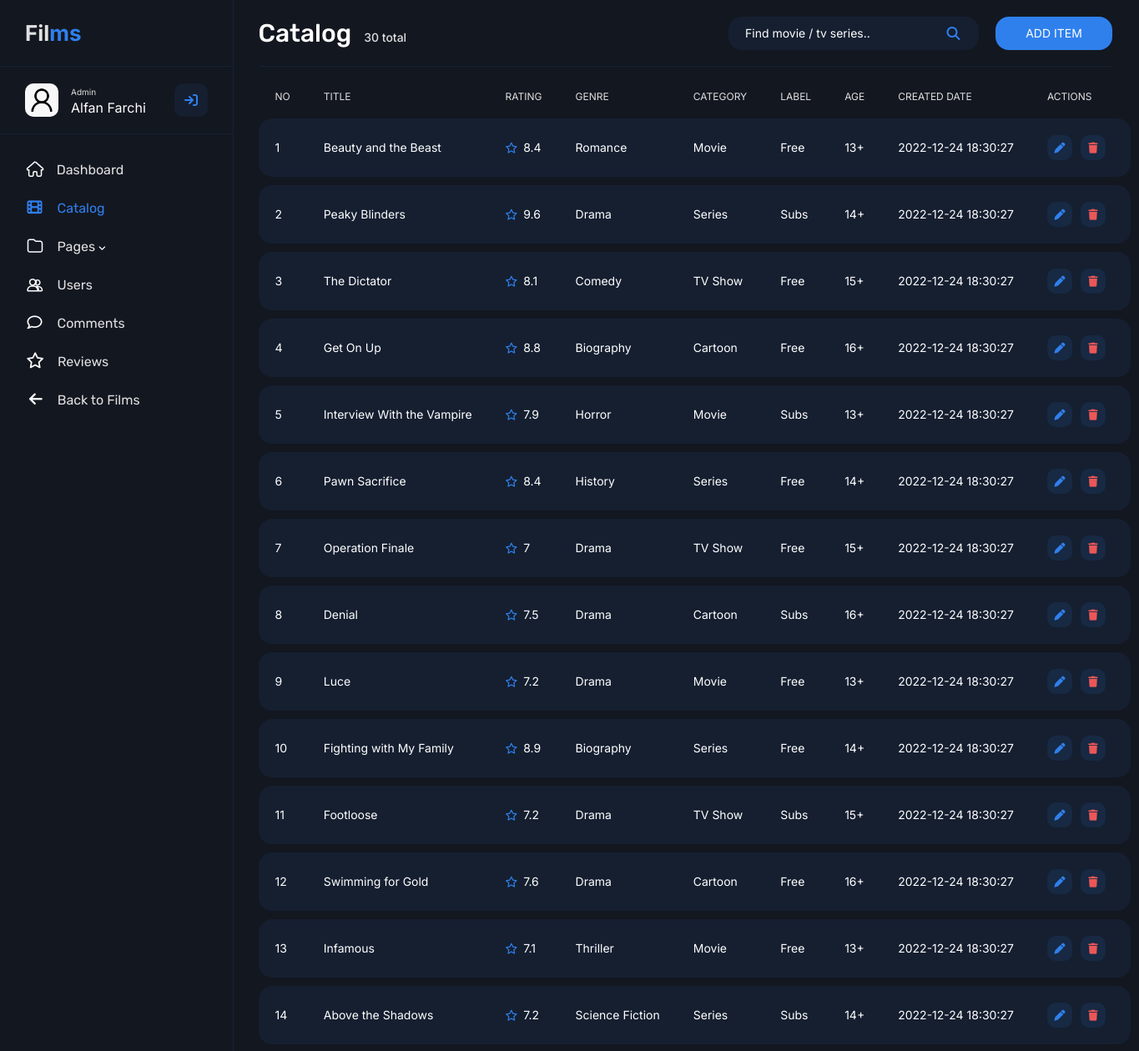
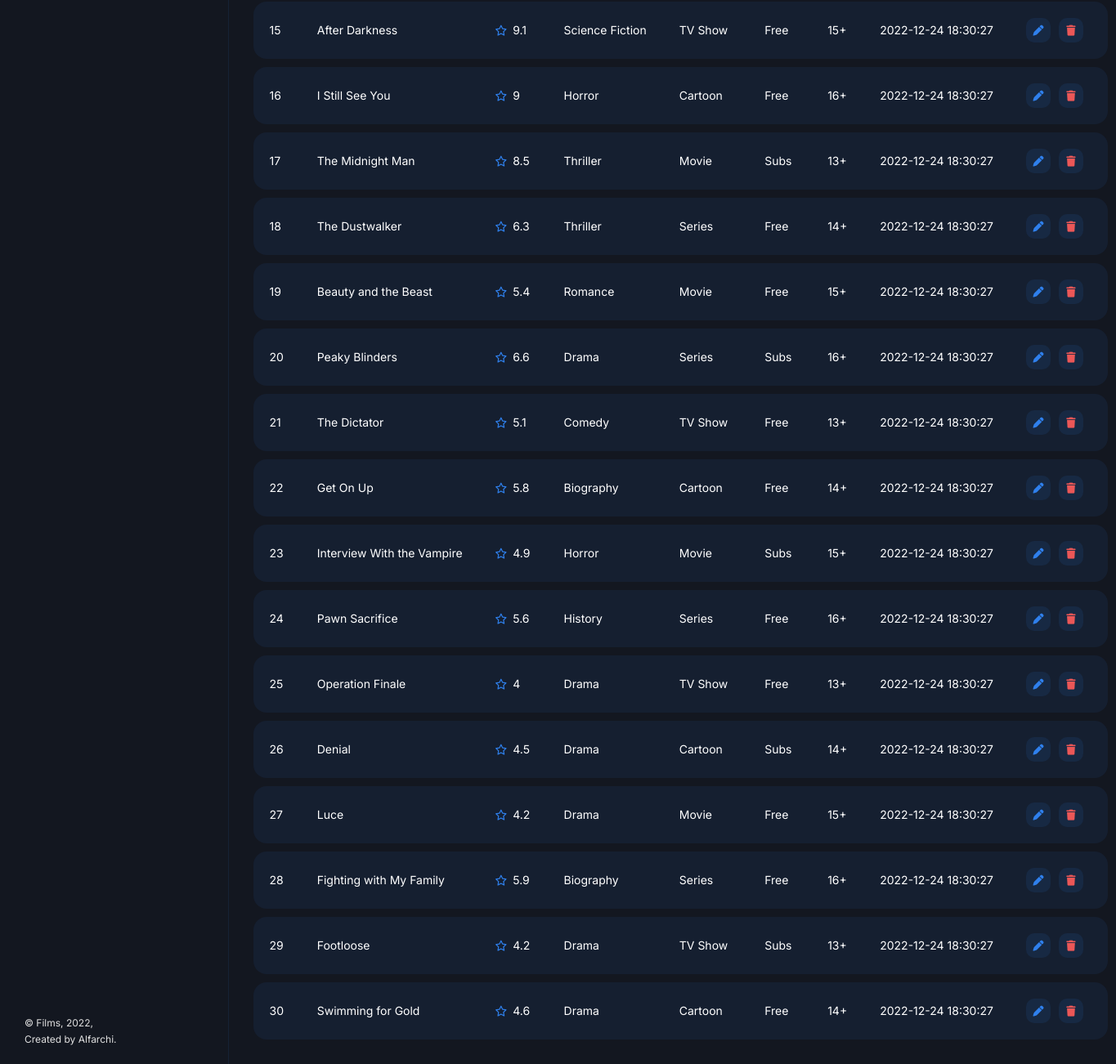
Page /admin/catalog.php on the earlier database version (2 pictures, top to bottom).
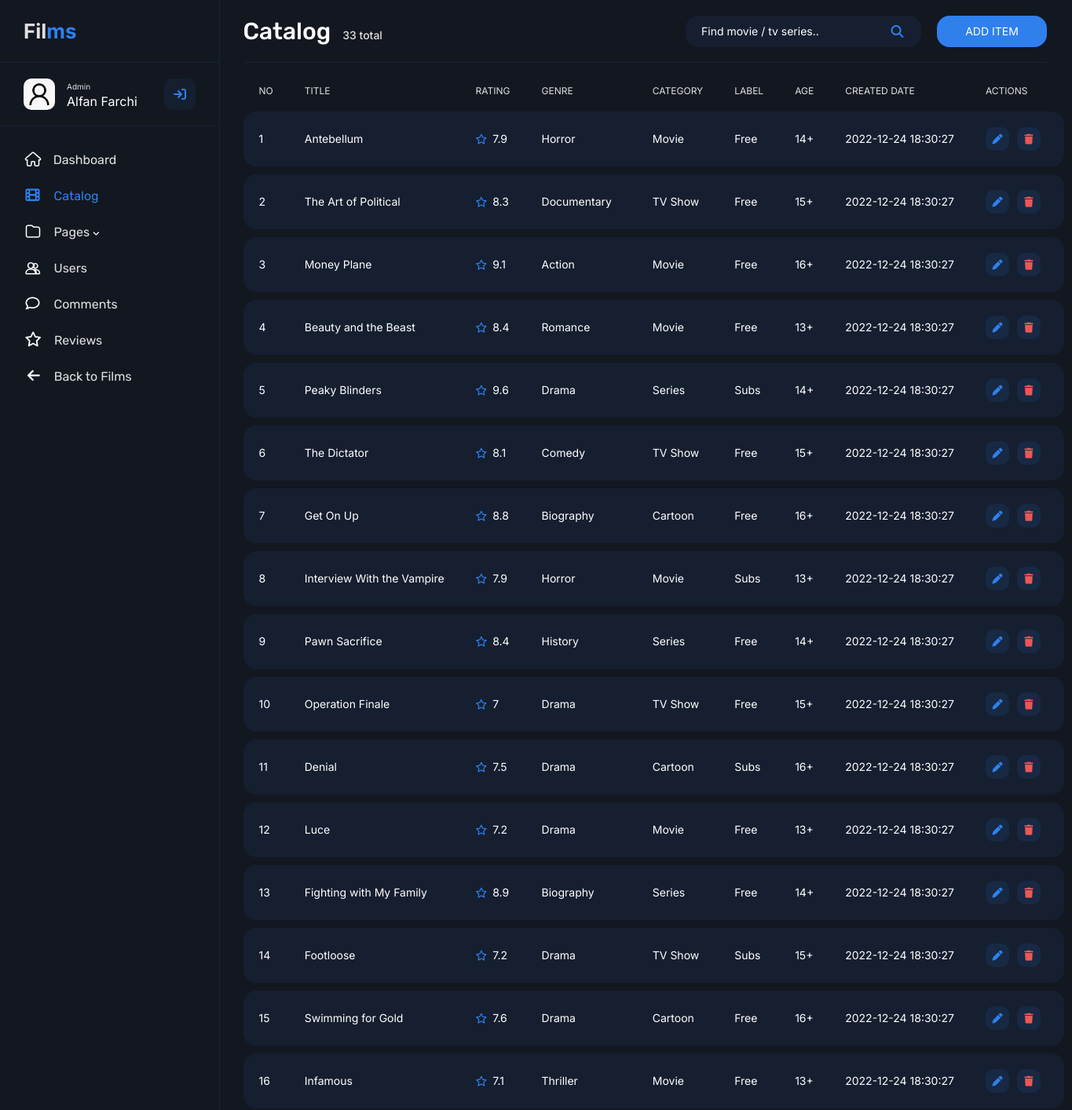
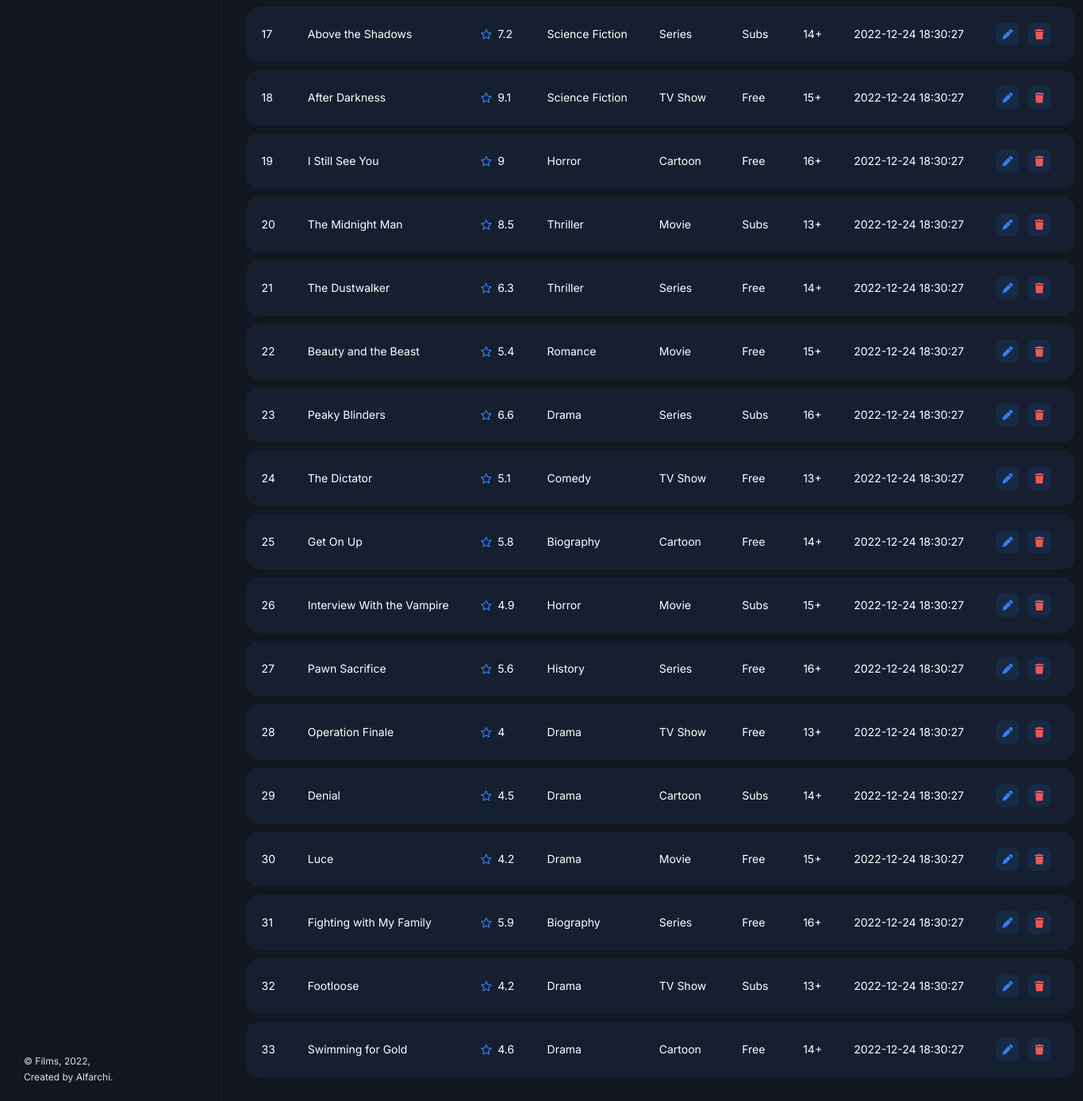
Same page on the later database version (2 pictures, top to bottom).
### tables this page shows
create table film (
    id_film int primary key auto_increment,
    title varchar(50),
    label varchar(10),
    rating float,
    genre varchar(20),
    year int,
    age int,
    image varchar(50),
    video varchar(50),
    film_desc varchar(500),
    film_date datetime,
    id_category int,
    foreign key (id_category) references category (id_category)
);

create table category (
    id_category int primary key auto_increment,
    category varchar(10)
);

### main/functions.php (called while the page is built, shortened)
<?php
$conn = mysqli_connect("localhost", "root", "", "films");
function query($query) {
    global $conn;
    $result = mysqli_query($conn, $query);
    $rows = [];
    while($row = mysqli_fetch_assoc($result)) {
        $rows[] = $row;
    }
    return $rows;
}
?>

### admin/catalog.php (the view, shortened to what this page needs)
<?php
require "../main/functions.php";
$film = query("SELECT * FROM film INNER JOIN category ON film.id_category = category.id_category ORDER BY id_film DESC");
$count = query("SELECT COUNT(id_film) AS count FROM film");
?>
<!DOCTYPE html>
<html lang="en">
    <head>
        <link rel="stylesheet" href="../assets/styles/style.css">
        <link href="https://cdn.jsdelivr.net/npm/bootstrap@5.2.2/dist/css/bootstrap.min.css" rel="stylesheet">
    </head>
    <body>
        <section class="sidebar">
            <a href="" class="sidebar__logo">Fil<span>ms</span></a>
            <div class="sidebar__user">
                <img class="sidebar__avatar" src="../assets/images/icon/user.jpeg" alt="" height="40px" width="40px">
                <span>Admin</span>
                <p>Alfan Farchi</p>
                <button class="sidebar__user-btn"><i class="fa-solid fa-arrow-right-to-bracket"></i></button>
            </div>
            <div class="sidebar__nav">
                <ul class="sidebar__nav-content">
                    <li class="sidebar__nav-item"><a href="#"><i class="fa-solid fa-house"></i>Dashboard</li></a>
                    <li class="sidebar__nav-item"><a href="./catalog.php" class="active"><i class="fa-solid fa-film default"></i>Catalog</li></a>
                    <li class="sidebar__nav-item"><a href="#"><i class="fa-solid fa-folder"></i>Pages <i class="fa-solid fa-angle-down default"></i></li></a>
                    <li class="sidebar__nav-item"><a href="./users.php"><i class="fa-solid fa-user-group"></i>Users</li></a>
                    <li class="sidebar__nav-item"><a href="./comments.php"><i class="fa-regular fa-comment default"></i>Comments</li></a>
                    <li class="sidebar__nav-item"><a href="./reviews.php"><i class="fa-regular fa-star default"></i>Reviews</li></a>
                    <li class="sidebar__nav-item"><a href="../index.php"><i class="fa-solid fa-arrow-left default"></i>Back to Films</li></a>
                </ul>
            </div>
            <p class="sidebar__footer">© Films, 2022,<br>Created by Alfarchi.</p>
        </section>
        <main class="main">
            <div class="container-fluid">
                <div class="row">
                    <div class="col-12">
                        <div class="main__header">
                            <?php $i = 1 ?> <?php foreach($count as $row): ?>
                            <h2 class="main__header-title">Catalog&ensp;<span><?php echo $row["count"]; ?> total</span></h2>
                            <?php $i++ ?> <?php endforeach; ?>
                            <div class="main__action">
                                <form action="" method="post" spellcheck="false" autocomplete="off" class="nav__form nav__catalog">
                                    <input type="input" name="keyword" placeholder="Find movie / tv series.." class="nav__search search__admin">
                                    <button type="submit" name="search" class="nav__action-btn"><i class="fa-solid fa-magnifying-glass"></i></button>
                                </form>
                                <a href="./upload.php" class="a"><button class="sign__button main__button">Add item</button></a>
                            </div>
                        </div>
                    </div>
                    <div class="col-12">
                        <table class="main__table">
                            <thead>
                                <tr>
                                    <td class="film__id">NO</td>
                                    <td class="film__title">TITLE</td>
                                    <td class="film__rating">RATING</td>
                                    <td class="film__genre">GENRE</td>
                                    <td class="film__category">CATEGORY</td>
                                    <td class="film__label">LABEL</td>
                                    <td class="film__age">AGE</td>
                                    <td class="film__date">CREATED DATE</td>
                                    <td class="film__actions">ACTIONS</td>
                                </tr>
                            </thead>
                            <tbody>
                                <?php $i = 1 ?>
                                <?php foreach($film as $row): ?>
                                <tr>
                                    <td class="film__id"><?php echo $i; ?></td>
                                    <td class="film__title"><a class="catalog__title" href="../main/details.php?id=<?php echo $row["id_film"]; ?>"><?php echo $row["title"]; ?></a></td>
                                    <td class="film__rating"><i class="fa-regular fa-star"></i>&ensp;<?php echo $row["rating"]; ?></td>
                                    <td class="film__genre"><?php echo $row["genre"]; ?></td>
                                    <td class="film__category"><?php echo $row["category"]; ?></td>
                                    <td class="film__label"><?php echo $row["label"]; ?></td>
                                    <td class="film__age"><?php echo $row["age"]; ?>+</td>
                                    <td class="film__date"><?php echo $row["film_date"]; ?></td>
                                    <td class="actions__button"><a href="./update.php?id=<?php echo $row["id_film"]; ?>"><i class="fa-solid fa-pen"></i></a><a href="./delete.php?id=<?php echo $row["id_film"]; ?>" onclick="return confirm('Delete film?')"><i class="fa-solid fa-trash"></i></a></td>
                                </tr>
                                <?php $i++ ?>
                                <?php endforeach; ?>
                            </tbody>
                        </table>
                    </div>
                </div>
            </div>
    </body>
</html>

Differences in the rows shown:
added film: title "Antebellum", rating "7.9", genre "Horror", id_category.category "Movie", label "Free", age "14", film_date "2022-12-24 18:30:27"
added film: title "The Art of Political", rating "8.3", genre "Documentary", id_category.category "TV Show", label "Free", age "15", film_date "2022-12-24 18:30:27"
added film: title "Money Plane", rating "9.1", genre "Action", id_category.category "Movie", label "Free", age "16", film_date "2022-12-24 18:30:27"
Other differences:
new list line: "Catalog 33 total"
list line gone: "Catalog 30 total"
